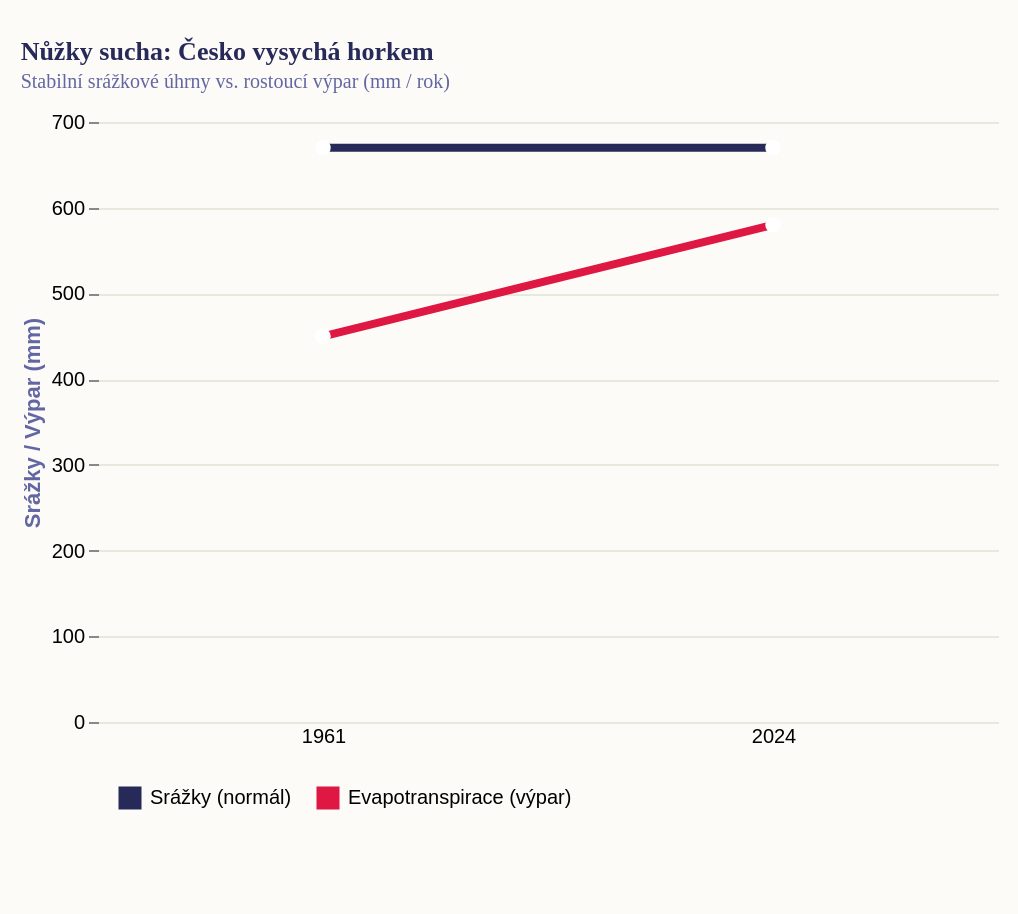

Here is the Vega-Lite specification saved for this chart:
### Vega-Lite specification from a JSON file in a GitHub repository (floating-point values rounded to 4 significant figures)
{"_source": "ČHMÚ, Intersucho, Fakta o klimatu (1961–2024)", "$schema": "https://vega.github.io/schema/vega-lite/v5.json", "description": "Nůžky sucha: Stabilní srážky vs. rostoucí výpar (1961-2024)", "width": 450, "height": 300, "padding": {"top": 20, "left": 10, "right": 10, "bottom": 40}, "autosize": {"type": "pad", "resize": true}, "background": "#fdfbf7", "title": {"text": "Nůžky sucha: Česko vysychá horkem", "subtitle": "Stabilní srážkové úhrny vs. rostoucí výpar (mm / rok)", "font": "Roboto Slab", "fontSize": 13, "fontWeight": "bold", "anchor": "start", "color": "#272a59", "subtitleFont": "Work Sans", "subtitleFontSize": 10, "subtitleColor": "#6267a3", "offset": 10}, "data": {"values": [{"year": 1961, "type": "Srážky (normál)", "val": 670}, {"year": 2024, "type": "Srážky (normál)", "val": 670}, {"year": 1961, "type": "Evapotranspirace (výpar)", "val": 450}, {"year": 2024, "type": "Evapotranspirace (výpar)", "val": 580}]}, "layer": [{"mark": {"type": "line", "strokeWidth": 4, "point": {"size": 60, "fill": "white", "strokeWidth": 2}}, "encoding": {"x": {"field": "year", "type": "ordinal", "title": null, "axis": {"labelAngle": 0, "ticks": false, "domain": false}}, "y": {"field": "val", "type": "quantitative", "title": "Srážky / Výpar (mm)", "axis": {"gridColor": "#e8e8dc", "domain": false}}, "color": {"field": "type", "type": "nominal", "scale": {"domain": ["Srážky (normál)", "Evapotranspirace (výpar)"], "range": ["#272a59", "#de1743"]}, "legend": {"title": null, "orient": "bottom", "offset": 10, "symbolType": "square", "padding": 10}}}}], "config": {"view": {"stroke": "transparent"}, "title": {"font": "Roboto Slab", "fontWeight": "bold", "fontSize": 13, "anchor": "start", "color": "#272a59", "subtitleFont": "Work Sans", "subtitleFontSize": 10, "subtitleColor": "#6267a3"}, "axis": {"titleColor": "#6267a3"}, "legend": {}}}
